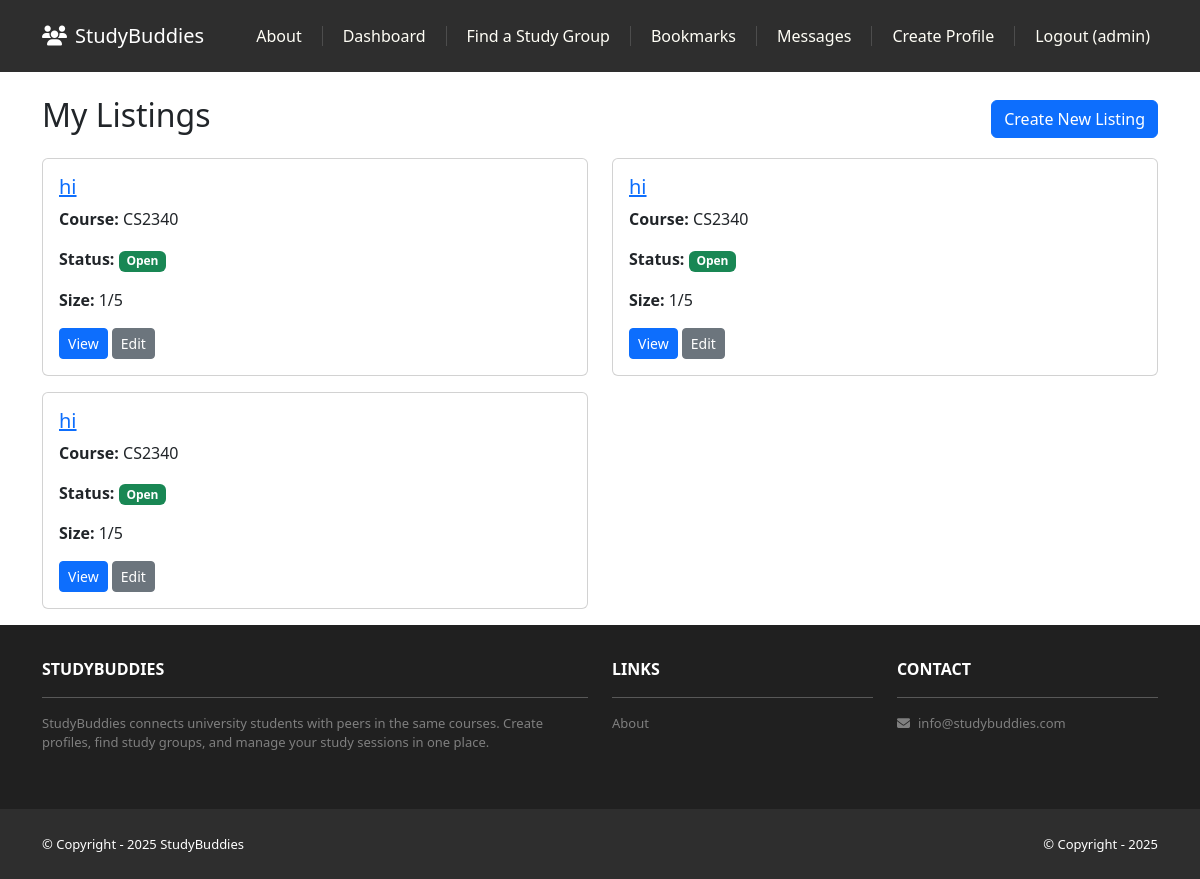
/buddies/my/ (signed in), run on an earlier commit of the app's database.
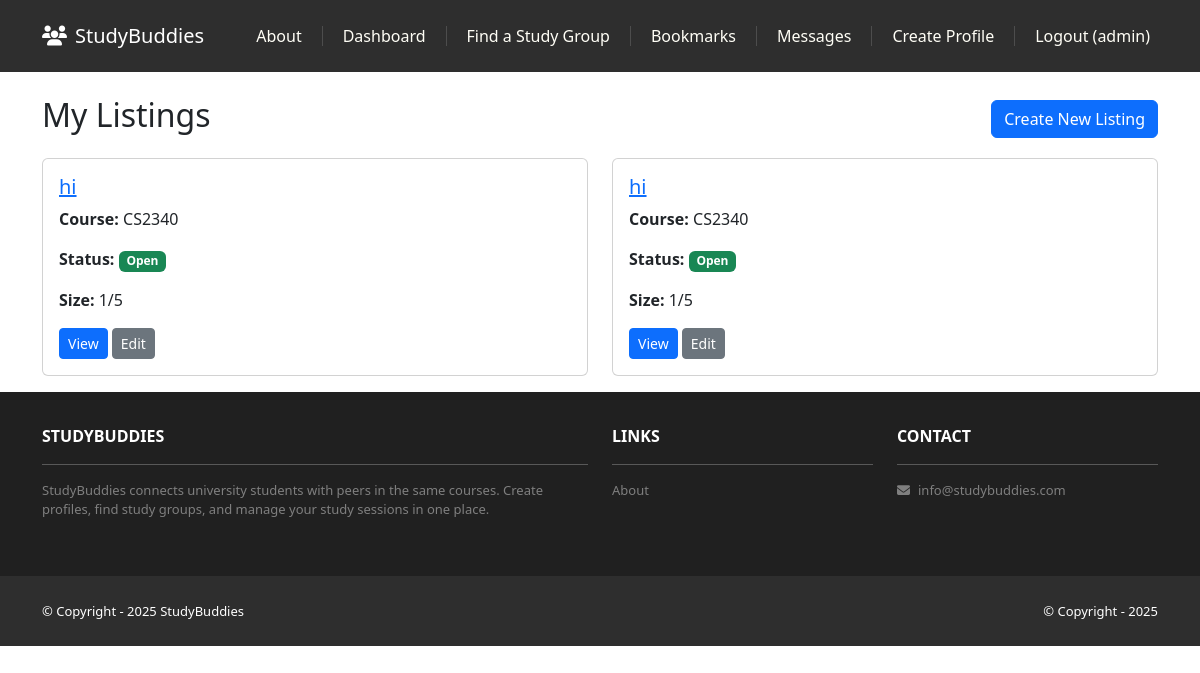
And on a later commit of the database.
### buddies/models.py (models this page shows, shortened)
class BuddyListing(models.Model):
    MODALITY_CHOICES = [
        ("in_person", "In-person"),
        ("online", "Online"),
        ("hybrid", "Hybrid"),
    ]
    CADENCE_CHOICES = [
        ("one_off", "One-off"),
        ("weekly", "Weekly"),
    ]
    WEEKDAY_CHOICES = [
        ("mon", "Mon"),
        ("tue", "Tue"),
        ("wed", "Wed"),
        ("thu", "Thu"),
        ("fri", "Fri"),
        ("sat", "Sat"),
        ("sun", "Sun"),
    ]
    JOIN_POLICY_CHOICES = [
        ("owner_approve", "Owner approves"),
        ("auto_accept", "Auto-accept"),
    ]
    VISIBILITY_CHOICES = [
        ("same_school", "Same-school"),
        ("public", "Public"),
    ]
    STATUS_CHOICES = [
        ("open", "Open"),
        ("filled", "Filled"),
        ("cancelled", "Cancelled"),
    ]
    owner = models.ForeignKey(settings.AUTH_USER_MODEL, on_delete=models.CASCADE, related_name="listings")
    university = models.ForeignKey(University, on_delete=models.CASCADE, related_name="listings")
    course = models.ForeignKey(Course, on_delete=models.PROTECT, related_name="listings")
    course_code_text = models.CharField(max_length=20, blank=True, help_text="Fallback if course missing")
    title = models.CharField(max_length=120)
    description = models.TextField()
    modality = models.CharField(max_length=10, choices=MODALITY_CHOICES, default="in_person")
    location = models.ForeignKey(Location, on_delete=models.SET_NULL, null=True, blank=True, related_name="listings")
    meeting_link = models.URLField(blank=True, help_text="For online/hybrid; members only")
    capacity = models.PositiveSmallIntegerField(default=5)
    current_size = models.PositiveSmallIntegerField(default=1, help_text="Owner included; keep in sync")
    cadence = models.CharField(max_length=10, choices=CADENCE_CHOICES, default="weekly")
    weekday = models.CharField(max_length=3, choices=WEEKDAY_CHOICES, blank=True, help_text="Weekly only")
    start_time = models.TimeField(blank=True, null=True)
    end_time = models.TimeField(blank=True, null=True)
    tags = models.CharField(max_length=200, blank=True, help_text="Comma-separated tags: midterm 1, op-amps")
    join_policy = models.CharField(max_length=15, choices=JOIN_POLICY_CHOICES, default="owner_approve")
    visibility = models.CharField(max_length=15, choices=VISIBILITY_CHOICES, default="same_school")
    status = models.CharField(max_length=10, choices=STATUS_CHOICES, default="open", db_index=True)
    slug = models.SlugField(unique=True, blank=True)
    created_at = models.DateTimeField(auto_now_add=True)
    updated_at = models.DateTimeField(auto_now=True)
    class Meta:
        indexes = [
            Index(fields=["university", "status", "created_at"]),
            Index(fields=["course", "status"]),
        ]
        ordering = ['-created_at']

### profiles/models.py (models this page shows, shortened)
class Course(models.Model):
    university = models.ForeignKey(University, on_delete=models.CASCADE, related_name="courses")
    code = models.CharField(max_length=20, help_text="e.g., CS 2340")
    name = models.CharField(max_length=200)
    slug = models.SlugField()
    is_active = models.BooleanField(default=True)
    created_at = models.DateTimeField(auto_now_add=True)
    class Meta:
        unique_together = ("university", "code")
        indexes = [
            Index(fields=["university", "code"]),
        ]
        ordering = ['code']

### buddies/views.py (the view)
# urls.py: path('my/', views.MyListingsView.as_view(), name='my_listings'),
class MyListingsView(LoginRequiredMixin, ListView):
    template_name = 'buddies/my_listings.html'
    context_object_name = 'listings'
    def get_context_data(self, **kwargs):
        context = super().get_context_data(**kwargs)
        if context is None:
            context = {}
        context['template_data'] = {'title': 'My Listings'}
        return context
    def get_queryset(self):
        return BuddyListing.objects.filter(
            owner=self.request.user
        ).select_related(
            'course',
            'university',
            'location'
        ).order_by('-created_at')

### accounts/templatetags/account_tags.py (called while the page is built)
@register.filter(name='has_profile')
def has_profile(user):
    if not getattr(user, 'is_authenticated', False):
        return False
    try:
        profile = user.profile
        return True
    except Exception:
        return False

### buddies/templates/buddies/my_listings.html
{% extends 'base.html' %}
{% block content %}
<div class="container mt-4">
    <div class="d-flex justify-content-between align-items-center mb-3">
        <h2>My Listings</h2>
        <a href="{% url 'buddies:listing_create' %}" class="btn btn-primary">Create New Listing</a>
    </div>
    {% if listings %}
    <div class="row">
        {% for listing in listings %}
        <div class="col-md-6 mb-3">
            <div class="card">
                <div class="card-body">
                    <h5><a href="{% url 'buddies:listing_detail' slug=listing.slug %}">{{ listing.title }}</a></h5>
                    <p><strong>Course:</strong> {{ listing.course.code }}</p>
                    <p><strong>Status:</strong> <span class="badge bg-{% if listing.status == 'open' %}success{% elif listing.status == 'filled' %}warning{% else %}danger{% endif %}">{{ listing.get_status_display }}</span></p>
                    <p><strong>Size:</strong> {{ listing.current_size }}/{{ listing.capacity }}</p>
                    <a href="{% url 'buddies:listing_detail' slug=listing.slug %}" class="btn btn-sm btn-primary">View</a>
                    <a href="{% url 'buddies:listing_edit' slug=listing.slug %}" class="btn btn-sm btn-secondary">Edit</a>
                </div>
            </div>
        </div>
        {% endfor %}
    </div>
    {% else %}
    <p>You haven't created any listings yet.</p>
    <a href="{% url 'buddies:listing_create' %}" class="btn btn-primary">Create Your First Listing</a>
    {% endif %}
</div>
{% endblock content %}

What changed in the data, as far as the page shows it:
removed BuddyListing: title "hi", course.code "CS2340", status "Open", current_size "1", capacity "5"
